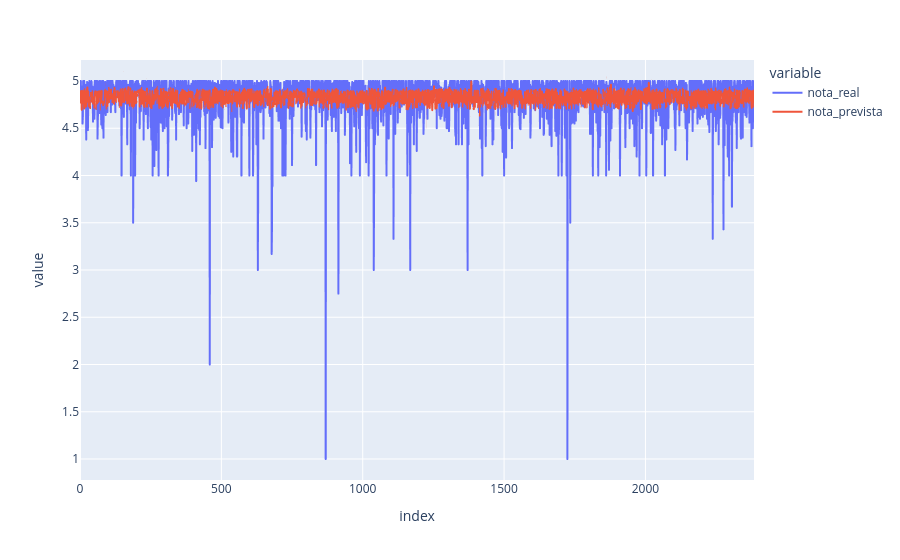

Notebook cell for this chart:
### Code cell
df_resultados = pd.DataFrame({
    'id_imovel': X_test['id'],       # Busca o ID original que ficou de fora do treino
    'nota_real': y_test,             # A nota real (Target)
    'nota_prevista': y_pred      # A nota que a árvore calculou
})
df_resultados.reset_index(drop=True, inplace=True)


fig = px.line(df_resultados, y=['nota_real', 'nota_prevista'])
fig.show()
print(df_resultados.head())

### Figure 1 — Plotly figure (JSON) as saved in the notebook; plotly's stock layout.template omitted (floating-point values rounded to 4 significant figures; data arrays with more than 128 entries replaced by an {"elided": "..."} marker saying what was removed)
{"data": [{"hovertemplate": "variable=nota_real<br>index=%{x}<br>value=%{y}<extra></extra>", "legendgroup": "nota_real", "line": {"color": "#636efa", "dash": "solid"}, "marker": {"symbol": "circle"}, "mode": "lines", "name": "nota_real", "showlegend": true, "type": "scattergl", "x": {"elided": "2385 int values"}, "xaxis": "x", "y": {"elided": "2385 float values"}, "yaxis": "y"}, {"hovertemplate": "variable=nota_prevista<br>index=%{x}<br>value=%{y}<extra></extra>", "legendgroup": "nota_prevista", "line": {"color": "#EF553B", "dash": "solid"}, "marker": {"symbol": "circle"}, "mode": "lines", "name": "nota_prevista", "showlegend": true, "type": "scattergl", "x": {"elided": "2385 int values"}, "xaxis": "x", "y": {"elided": "2385 float values"}, "yaxis": "y"}], "layout": {"legend": {"title": {"text": "variable"}, "tracegroupgap": 0}, "margin": {"t": 60}, "xaxis": {"anchor": "y", "domain": [0, 1], "title": {"text": "index"}}, "yaxis": {"anchor": "x", "domain": [0, 1], "title": {"text": "value"}}}}
